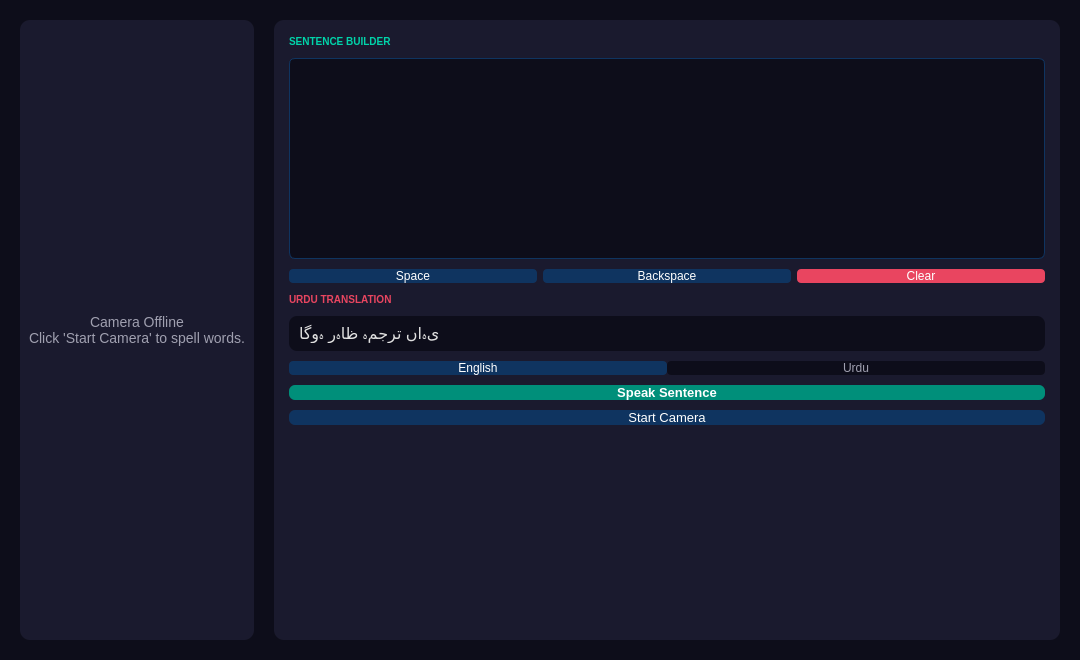
<?xml version='1.0' encoding='utf-8'?>
<ui version="4.0">
 <class>SpeakScreen</class>
 <widget class="QWidget" name="pageSpeak">
  <property name="geometry">
   <rect>
    <x>0</x>
    <y>0</y>
    <width>1080</width>
    <height>660</height>
   </rect>
  </property>
  <property name="styleSheet">
   <string>QWidget { background-color: #0d0d1a; }</string>
  </property>
  <layout class="QHBoxLayout" name="speakMainLayout">
   <property name="leftMargin">
    <number>20</number>
   </property>
   <property name="topMargin">
    <number>20</number>
   </property>
   <property name="rightMargin">
    <number>20</number>
   </property>
   <property name="bottomMargin">
    <number>20</number>
   </property>
   <property name="spacing">
    <number>20</number>
   </property>
   <item>
    <widget class="QFrame" name="speakCamContainer">
     <property name="styleSheet">
      <string>QFrame { background-color: #1a1a2e; border-radius: 10px; }</string>
     </property>
     <layout class="QVBoxLayout">
      <property name="alignment">
       <flag>Qt::AlignCenter</flag>
      </property>
      <item>
       <widget class="QLabel" name="speakFeedLabel">
        <property name="text">
         <string>Camera Offline
Click 'Start Camera' to spell words.</string>
        </property>
        <property name="alignment">
         <set>Qt::AlignCenter</set>
        </property>
        <property name="styleSheet">
         <string>QLabel { color: #a0a0b0; font-size: 14px; background: transparent; }</string>
        </property>
       </widget>
      </item>
     </layout>
    </widget>
   </item>
   <item>
    <widget class="QFrame" name="speakRightPanel">
     <property name="maximumWidth">
      <number>340</number>
     </property>
     <property name="minimumWidth">
      <number>280</number>
     </property>
     <property name="styleSheet">
      <string>QFrame { background-color: #1a1a2e; border-radius: 10px; }</string>
     </property>
     <layout class="QVBoxLayout" name="speakRightLayout">
      <property name="leftMargin">
       <number>15</number>
      </property>
      <property name="topMargin">
       <number>15</number>
      </property>
      <property name="rightMargin">
       <number>15</number>
      </property>
      <property name="bottomMargin">
       <number>15</number>
      </property>
      <property name="spacing">
       <number>10</number>
      </property>
      <item>
       <widget class="QLabel" name="speakSentenceHeader">
        <property name="text">
         <string>SENTENCE BUILDER</string>
        </property>
        <property name="styleSheet">
         <string>QLabel { color: #00d4aa; font-size: 10px; font-weight: bold; background: transparent; }</string>
        </property>
       </widget>
      </item>
      <item>
       <widget class="QTextEdit" name="speakTextBox">
        <property name="maximumHeight">
         <number>80</number>
        </property>
        <property name="styleSheet">
         <string>QTextEdit { background-color: #0d0d1a; color: #e0e0e0; border: 1px solid #0f3460; border-radius: 6px; padding: 4px; font-size: 16px; }</string>
        </property>
       </widget>
      </item>
      <item>
       <layout class="QHBoxLayout" name="speakBtnRow">
        <property name="spacing">
         <number>6</number>
        </property>
        <item>
         <widget class="QPushButton" name="speakSpaceBtn">
          <property name="text">
           <string>Space</string>
          </property>
          <property name="minimumHeight">
           <number>28</number>
          </property>
          <property name="styleSheet">
           <string>QPushButton { background-color: #0f3460; color: white; border: none; border-radius: 4px; font-size: 12px; } QPushButton:hover { background-color: #e94560; }</string>
          </property>
         </widget>
        </item>
        <item>
         <widget class="QPushButton" name="speakBackspaceBtn">
          <property name="text">
           <string>Backspace</string>
          </property>
          <property name="minimumHeight">
           <number>28</number>
          </property>
          <property name="styleSheet">
           <string>QPushButton { background-color: #0f3460; color: white; border: none; border-radius: 4px; font-size: 12px; } QPushButton:hover { background-color: #e94560; }</string>
          </property>
         </widget>
        </item>
        <item>
         <widget class="QPushButton" name="speakClearBtn">
          <property name="text">
           <string>Clear</string>
          </property>
          <property name="minimumHeight">
           <number>28</number>
          </property>
          <property name="styleSheet">
           <string>QPushButton { background-color: #e94560; color: white; border: none; border-radius: 4px; font-size: 12px; } QPushButton:hover { background-color: #0f3460; }</string>
          </property>
         </widget>
        </item>
       </layout>
      </item>
      <item>
       <widget class="QLabel" name="speakUrduHeader">
        <property name="text">
         <string>URDU TRANSLATION</string>
        </property>
        <property name="styleSheet">
         <string>QLabel { color: #e94560; font-size: 10px; font-weight: bold; background: transparent; }</string>
        </property>
       </widget>
      </item>
      <item>
       <widget class="QFrame" name="speakUrduFrame">
        <property name="styleSheet">
         <string>QFrame { background-color: #0d0d1a; border-radius: 8px; }</string>
        </property>
        <layout class="QVBoxLayout">
         <property name="leftMargin">
          <number>10</number>
         </property>
         <property name="topMargin">
          <number>8</number>
         </property>
         <property name="rightMargin">
          <number>10</number>
         </property>
         <property name="bottomMargin">
          <number>8</number>
         </property>
         <item>
          <widget class="QLabel" name="speakUrduLabel">
           <property name="text">
            <string>یہاں ترجمہ ظاہر ہوگا</string>
           </property>
           <property name="alignment">
            <set>Qt::AlignRight</set>
           </property>
           <property name="wordWrap">
            <bool>true</bool>
           </property>
           <property name="styleSheet">
            <string>QLabel { color: #e0e0e0; font-size: 16px; background: transparent; }</string>
           </property>
          </widget>
         </item>
        </layout>
       </widget>
      </item>
      <item>
       <layout class="QHBoxLayout" name="speakLangRow">
        <property name="spacing">
         <number>0</number>
        </property>
        <item>
         <widget class="QPushButton" name="speakEnBtn">
          <property name="text">
           <string>English</string>
          </property>
          <property name="checkable">
           <bool>true</bool>
          </property>
          <property name="checked">
           <bool>true</bool>
          </property>
          <property name="minimumHeight">
           <number>34</number>
          </property>
          <property name="styleSheet">
           <string>QPushButton { background-color: #0f3460; color: white; border: none; border-radius: 4px; } QPushButton:!checked { background-color: #0d0d1a; color: #a0a0b0; }</string>
          </property>
         </widget>
        </item>
        <item>
         <widget class="QPushButton" name="speakUrBtn">
          <property name="text">
           <string>Urdu</string>
          </property>
          <property name="checkable">
           <bool>true</bool>
          </property>
          <property name="minimumHeight">
           <number>34</number>
          </property>
          <property name="styleSheet">
           <string>QPushButton { background-color: #0d0d1a; color: #a0a0b0; border: none; border-radius: 4px; } QPushButton:checked { background-color: #0f3460; color: white; }</string>
          </property>
         </widget>
        </item>
       </layout>
      </item>
      <item>
       <widget class="QPushButton" name="speakSpeakBtn">
        <property name="text">
         <string>Speak Sentence</string>
        </property>
        <property name="minimumHeight">
         <number>40</number>
        </property>
        <property name="styleSheet">
         <string>QPushButton { background-color: #008f7a; color: white; border: none; border-radius: 6px; font-size: 13px; font-weight: bold; } QPushButton:hover { background-color: #0f3460; }</string>
        </property>
       </widget>
      </item>
      <item>
       <widget class="QPushButton" name="speakStartBtn">
        <property name="text">
         <string>Start Camera</string>
        </property>
        <property name="minimumHeight">
         <number>36</number>
        </property>
        <property name="styleSheet">
         <string>QPushButton { background-color: #0f3460; color: white; border: none; border-radius: 6px; font-size: 13px; } QPushButton:hover { background-color: #e94560; }</string>
        </property>
       </widget>
      </item>
      <item>
       <spacer>
        <property name="orientation">
         <enum>Qt::Vertical</enum>
        </property>
        <property name="sizeHint" stdset="0">
         <size>
          <width>20</width>
          <height>20</height>
         </size>
        </property>
       </spacer>
      </item>
     </layout>
    </widget>
   </item>
  </layout>
 </widget>
 <resources />
 <connections />
</ui>
